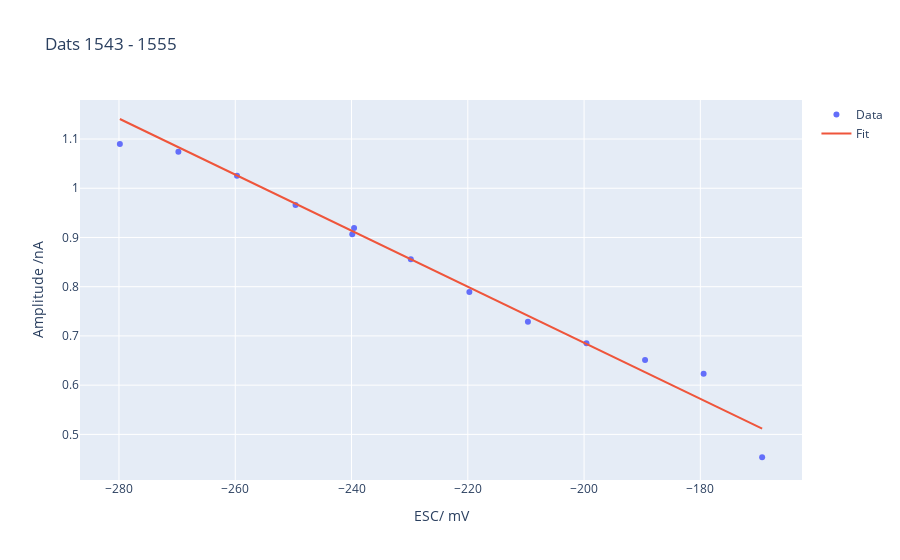

Here is the notebook cell this chart was saved with:
### Code cell
res = np.polyfit(escs[2:], amp_digamma_[2:], 1)
fit = np.polyval(res, escs)
fig.add_trace(go.Scatter(mode='lines', x=escs, y=fit, name="Fit"))

### Figure 1 — Plotly figure (JSON) as saved in the notebook; plotly's stock layout.template omitted (floating-point values rounded to 4 significant figures)
{"data": [{"mode": "markers", "name": "Data", "text": ["1543", "1544", "1545", "1546", "1547", "1548", "1549", "1550", "1551", "1552", "1553", "1554", "1555"], "type": "scatter", "x": [-279.9, -269.8, -259.7, -249.6, -239.6, -239.9, -229.8, -219.7, -209.7, -199.6, -189.5, -179.4, -169.4], "y": [1.09, 1.074, 1.025, 0.9661, 0.9194, 0.9067, 0.8555, 0.7893, 0.7289, 0.6854, 0.6512, 0.6231, 0.4535]}, {"mode": "lines", "name": "Fit", "type": "scatter", "x": [-279.9, -269.8, -259.7, -249.6, -239.6, -239.9, -229.8, -219.7, -209.7, -199.6, -189.5, -179.4, -169.4], "y": [1.141, 1.083, 1.026, 0.9686, 0.9113, 0.913, 0.8557, 0.7983, 0.741, 0.6836, 0.6262, 0.5689, 0.5116]}], "layout": {"autosize": true, "title": {"text": "Dats 1543 - 1555"}, "xaxis": {"autorange": true, "range": [-286.7, -162.6], "title": {"text": "ESC/ mV"}, "type": "linear"}, "yaxis": {"autorange": true, "range": [0.404, 1.179], "title": {"text": "Amplitude /nA"}, "type": "linear"}}}
